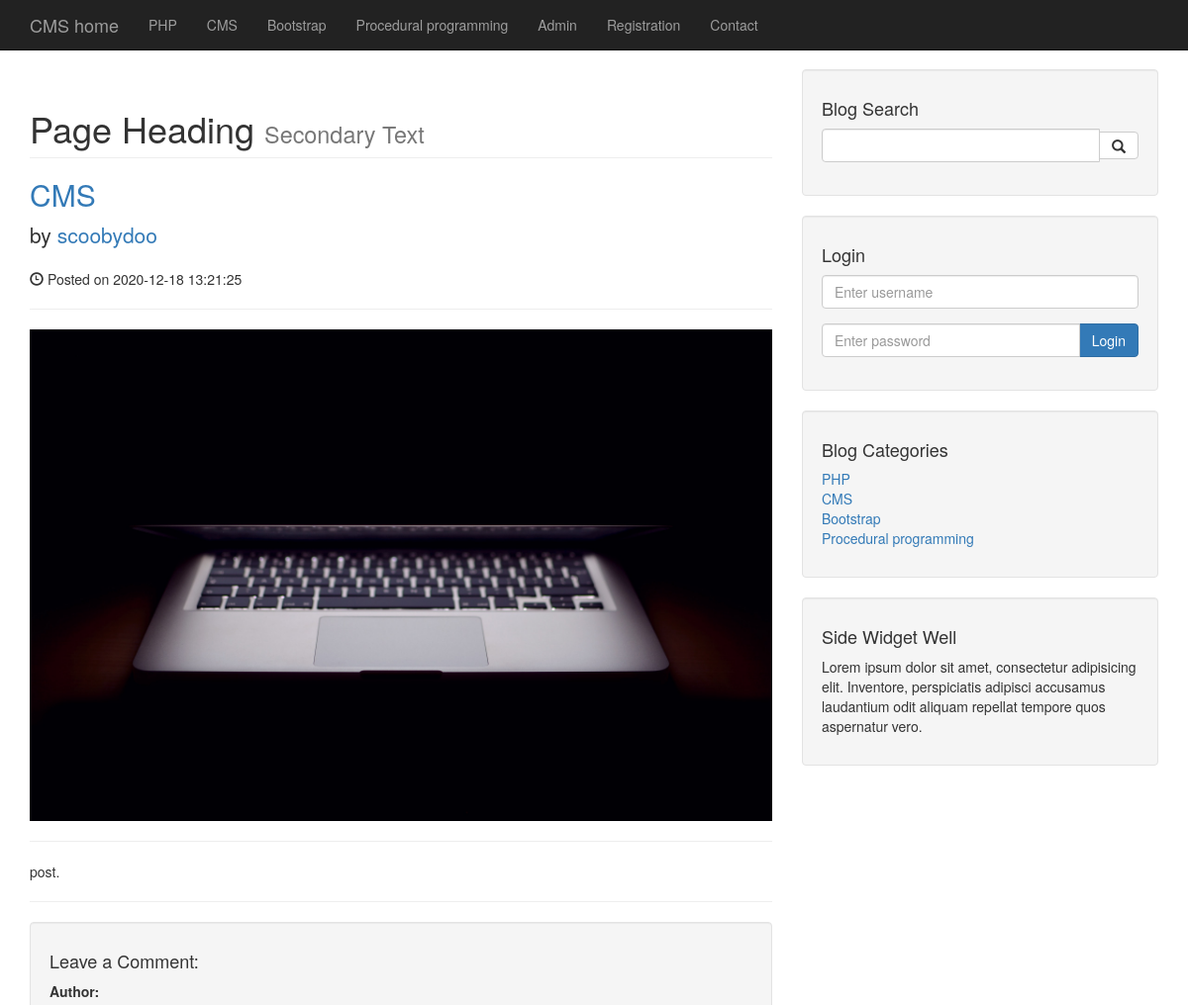
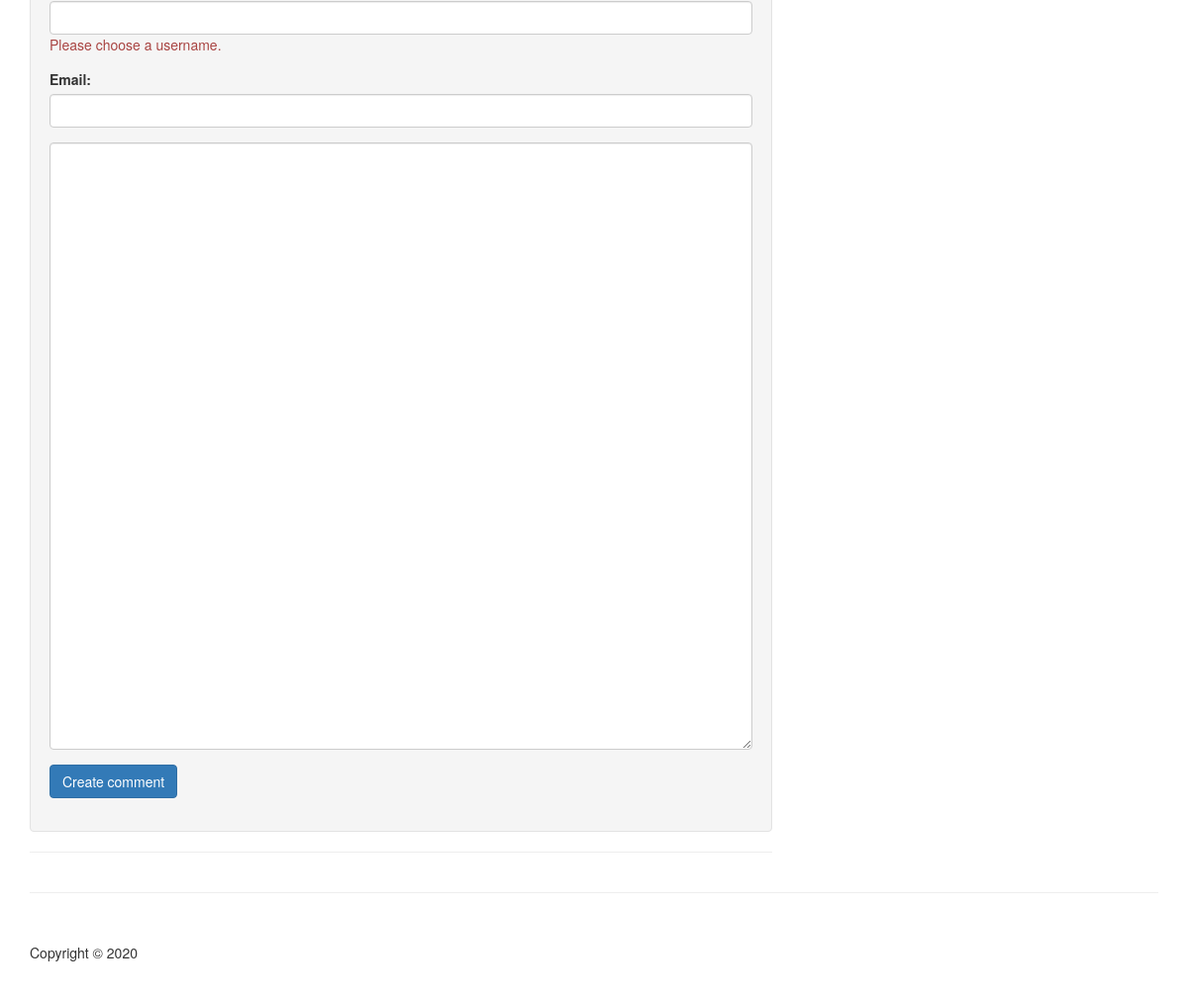
The app's page /post.php?p_id=118 with its own data (2 pictures, top to bottom).
### tables this page shows
CREATE TABLE `categories` (
  `cat_id` int(11) NOT NULL,
  `cat_title` varchar(255) NOT NULL
);

CREATE TABLE `posts` (
  `post_id` int(3) NOT NULL,
  `post_category_id` int(3) NOT NULL,
  `post_title` varchar(100) NOT NULL,
  `post_author` varchar(50) NOT NULL,
  `post_user` varchar(100) NOT NULL,
  `post_date` timestamp NOT NULL DEFAULT current_timestamp() ON UPDATE current_timestamp(),
  `post_image` text NOT NULL,
  `post_content` text NOT NULL,
  `post_tags` varchar(255) NOT NULL,
  `post_comment_count` int(11) NOT NULL,
  `post_status` varchar(255) NOT NULL DEFAULT 'draft',
  `post_views_count` int(11) NOT NULL
);

### post.php (the view, shortened to what this page needs)
<?php include "includes/header.php" ?>
<?php include "includes/navigation.php" ?>
<?php include "includes/db.php" ?>
    <div class="container">
    <div class="row">
        <div class="col-md-8">
            <?php
            if (isset($_GET['p_id'])) {
                $the_post_id = $_GET['p_id'];
            $query = "SELECT * FROM posts WHERE post_id = $the_post_id ";
            $select_all_posts_query = mysqli_query($conn_db_cms, $query);
            while ($row = mysqli_fetch_assoc($select_all_posts_query)) {
                $post_title = $row['post_title'];
                $post_user = $row['post_user'];
                $post_date = $row['post_date'];
                $post_image = $row['post_image'];
                $post_content = $row['post_content'];
                ?>
                <h1 class="page-header">
                    Page Heading
                    <small>Secondary Text</small>
                </h1>
                <h2>
                    <a href="#"><?php echo $post_title; ?></a>
                </h2>
                <p class="lead">
                    by <a href="index.php"><?php echo $post_user; ?></a>
                </p>
                <p><span class="glyphicon glyphicon-time"></span> Posted on <?php echo $post_date; ?></p>
                <hr>
                <img class="img-responsive" src="images/<?php echo $post_image; ?>">
                <hr>
                <p><?php echo $post_content; ?></p>
                <hr>
                <?php
            }
            }
            else{
                header("Location: index.php");
            }
            ?>
            <div class="well">
                <h4>Leave a Comment:</h4>
                <form class="needs-validation" novalidate action="" method="POST" role="form">
                    <div class="form-group">
                        <label for="author">Author:</label>
                        <input type="text" class="form-control" name="comment_author" required>
                        <div class="invalid-feedback text-danger">
                            Please choose a username.
                        </div>
                    </div>
                    <div class="form-group">
                        <label for="email">Email:</label>
                        <input type="email" class="form-control" name="comment_email" required>
                    </div>
                    <div class="form-group">
                        <textarea class="form-control" name="comment_content" rows="30" id = "editor"></textarea>
                    </div>
                    <button type="submit" name="create_comment" class="btn btn-primary">Create comment</button>
                </form>
            </div>
            <hr>
        </div>
        <?php include "includes/sidebar.php" ?>
    </div>
    <hr>
<?php include "includes/footer.php" ?>

### includes/header.php (shortened to what this page needs)
   <head>
    <link href="css/bootstrap.min.css" rel="stylesheet">
    <link href="css/blog-home.css" rel="stylesheet">
</head>
<body>

### includes/navigation.php (shortened to what this page needs)
<nav class = "navbar navbar-inverse navbar-fixed-top" role="navigation">
        <div class = "container">
            <div class = "navbar-header">
                <a class="navbar-brand" href = "index.php">CMS home</a>
            </div>
            <div class="collapse navbar-collapse" id="bs-example-navbar-collapse-1">
                <ul class="nav navbar-nav">
                    <?php
                    include "db.php";
                    $query = "SELECT * FROM categories";
                    $select_all_categories = mysqli_query($conn_db_cms, $query);
                    while($row = mysqli_fetch_array($select_all_categories)){
                       $cat_title =  $row['cat_title'];
                        echo "<li><a href = '#'>{$cat_title}</a></li>";
                    }
                    ?>
                    <li>
                        <a href = "admin\index.php">Admin</a>
                    </li>
                    <li>
                        <a href = "registration.php">Registration</a>
                    </li>
                    <li>
                        <a href = "contact.php">Contact</a>
                    </li>
                </ul>
            </div>
        </div>
    </nav>

### includes/sidebar.php (shortened to what this page needs)
<div class="col-md-4">
    <div class="well">
        <h4>Blog Search</h4>
        <form action="search.php" method="POST">
            <div class="input-group">
                <input name="search" type="text" class="form-control">
                        <span class="input-group-btn">
                            <button name="submit" class="btn btn-default" type="submit">
                                <span class="glyphicon glyphicon-search"></span>
                            </button>
                        </span>
            </div>
        </form>
    </div>
    <div class="well">
        <h4>Login</h4>
        <form action="includes/login.php" method="POST">
            <div class="form-group">
                <input name="username" type="text" class="form-control" placeholder="Enter username">
            </div>
            <div class="input-group">
                <input name="password" type="password" class="form-control" placeholder="Enter password">
                 <span class="input-group-btn">
                    <button class="btn btn-primary" name="login" type="submit">Login</button>
                </span>
            </div>
        </form>
    </div>
    <div class="well">
        <?php
        include "db.php";
        $query = "SELECT * FROM categories ";
        $select_categories_sidebar = mysqli_query($conn_db_cms, $query);
        ?>
        <h4>Blog Categories</h4>
        <div class="row">
            <div class="col-lg-12">
                <ul class="list-unstyled">
                    <?php
                    while ($row = mysqli_fetch_array($select_categories_sidebar)) {
                        $cat_title = $row['cat_title'];
                        $cat_id = $row['cat_id'];
                        echo "<li><a href = 'category.php?category=$cat_id'>{$cat_title}</a></li>";
                    }
                    ?>
                </ul>
            </div>
        </div>
    </div>
    <?php
    include "widget.php";
    ?>
</div>

### includes/widget.php
<div class="well">
        <h4>Side Widget Well</h4>
        <p>Lorem ipsum dolor sit amet, consectetur adipisicing elit. Inventore, perspiciatis adipisci accusamus laudantium odit aliquam repellat tempore quos aspernatur vero.</p>
    </div>

### includes/footer.php (shortened to what this page needs)
<footer>
    <div class="row">
        <div class="col-lg-12">
            <p>Copyright &copy; <?php echo date("Y")?></p>
        </div>
    </div>
</footer>
</div>
</body>
</html>

### css/blog-home.css (style rules this page uses)
body { padding-top: 70px; }
footer { margin: 50px 0; }

### records on screen
categories: cat_title "PHP"
categories: cat_title "CMS"
categories: cat_title "Bootstrap"
categories: cat_title "Procedural programming"
posts: post_title "CMS", post_user "scoobydoo", post_date "2020-12-18 13:21:25", post_image (picture), post_content "post."
